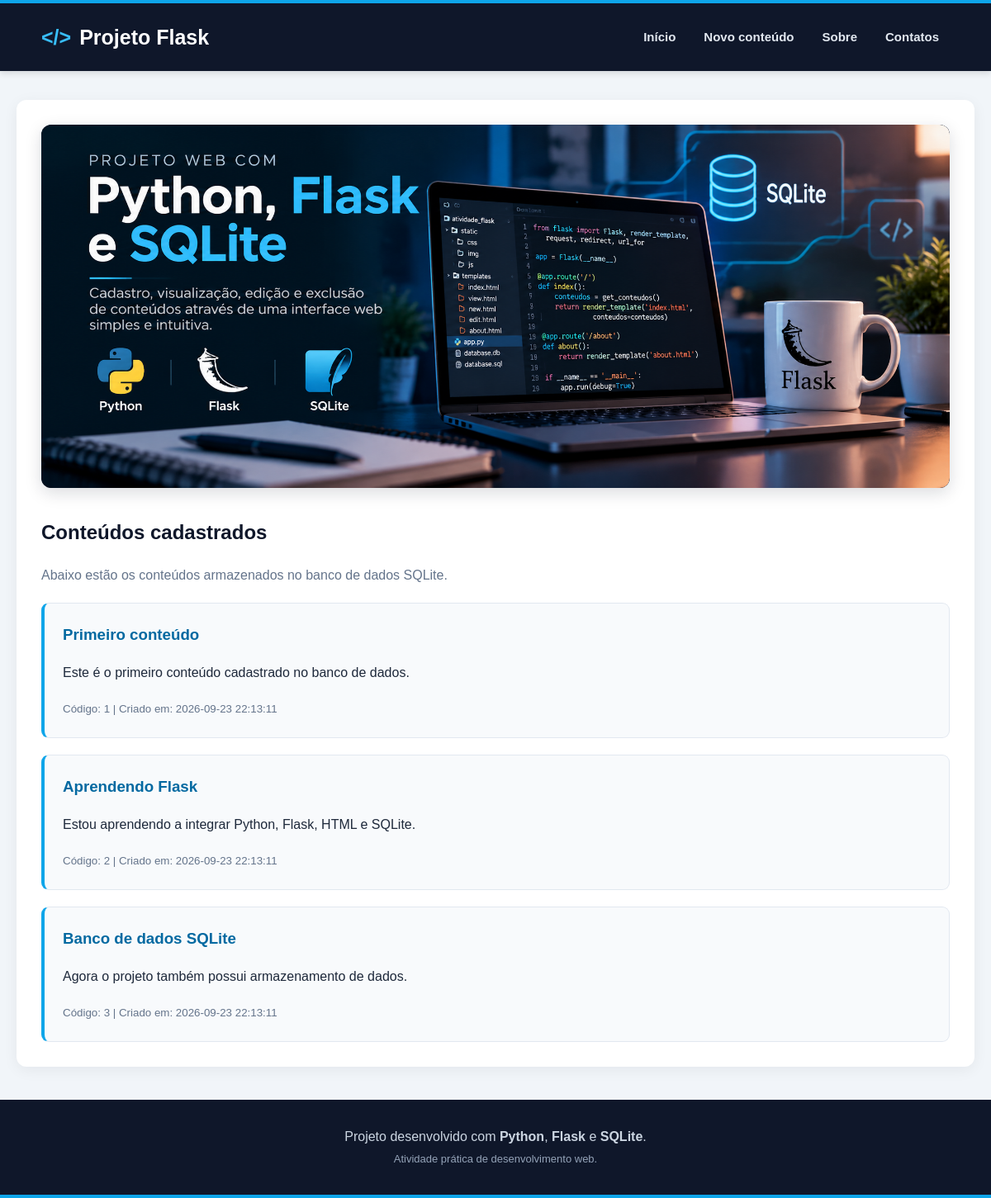
The page / on the database its author committed.
### tables this page shows
CREATE TABLE content (
    c_id INTEGER PRIMARY KEY AUTOINCREMENT,
    c_title TEXT NOT NULL,
    c_text TEXT NOT NULL,
    c_created_at TIMESTAMP DEFAULT CURRENT_TIMESTAMP,
    c_status TEXT DEFAULT 'on'
);

### app.py (the view)
@app.route("/")
def index():
    with sqlite3.connect(DATABASE) as conn:
        conn.row_factory = sqlite3.Row
        contents = conn.execute("""
            SELECT
                c_id,
                c_title,
                c_text,
                c_created_at
            FROM content
            WHERE c_status = 'on'
            ORDER BY c_created_at DESC
        """).fetchall()
    return render_template(
        "index.html",
        contents=contents
    )

### templates/index.html (shortened to what this page needs)
{% extends "_base.html" %}
{% block content %}
<section class="hero-banner">
    <img
        src="{{ url_for('static', filename='img/banner-flask.png') }}"
        alt="Projeto desenvolvido com Python, Flask e SQLite"
        class="banner-img"
    >
</section>
<section class="conteudos">
    <h2>Conteúdos cadastrados</h2>
    <p>
        Abaixo estão os conteúdos armazenados no banco de dados SQLite.
    </p>
    {% if contents %}
        {% for content in contents %}
            <article class="conteudo-card">
                <h3>
                    <a href="{{ url_for('view', c_id=content['c_id']) }}">
                        {{ content["c_title"] }}
                    </a>
                </h3>
                <p>
                    {{ content["c_text"] }}
                </p>
                <small>
                    Código: {{ content["c_id"] }}
                    |
                    Criado em: {{ content["c_created_at"] }}
                </small>
            </article>
        {% endfor %}
    {% else %}
        <p>Nenhum conteúdo encontrado.</p>
    {% endif %}
</section>
{% endblock %}

### templates/_base.html (shortened to what this page needs)
<!DOCTYPE html>
<html lang="pt-BR">
<head>
    <link
        rel="stylesheet"
        href="{{ url_for('static', filename='css/style.css') }}"
    >
</head>
<body>
    <header class="site-header">
        <div class="header-container">
            <div class="brand">
                <a href="{{ url_for('index') }}">
                    <span class="brand-icon">&lt;/&gt;</span>
                    <span class="brand-text">
                        Projeto Flask
                    </span>
                </a>
            </div>
            <nav class="menu">
                <a href="{{ url_for('index') }}">
                    Início
                </a>
                <a href="{{ url_for('new') }}">
                    Novo conteúdo
                </a>
                <a href="{{ url_for('about') }}">
                    Sobre
                </a>
                <a href="{{ url_for('contacts') }}">
                    Contatos
                </a>
            </nav>
        </div>
    </header>
    <main class="main-container">
        {% block content %}
        {% endblock %}
    </main>
    <footer class="site-footer">
        <div class="footer-container">
            <p>
                Projeto desenvolvido com
                <strong>Python</strong>,
                <strong>Flask</strong> e
                <strong>SQLite</strong>.
            </p>
            <p class="footer-small">
                Atividade prática de desenvolvimento web.
            </p>
        </div>
    </footer>
</body>
</html>

### static/css/style.css (style rules this page uses)
* { box-sizing: border-box; }
html { scroll-behavior: smooth; }
body { margin: 0; font-family: Arial, Helvetica, sans-serif; background-color: #f1f5f9; color: #1e293b; line-height: 1.6; }
.site-header { background-color: #0f172a; border-top: 4px solid #0ea5e9; box-shadow: 0 2px 8px rgba(0, 0, 0, 0.15); }
.header-container { width: calc(100% - 40px); max-width: 1200px; margin: 0 auto; padding: 20px 30px; display: flex; align-items: center; justify-content: space-between; gap: 30px; }
.brand a { display: flex; align-items: center; gap: 10px; color: white; text-decoration: none; }
.brand-icon { color: #38bdf8; font-size: 25px; font-weight: bold; }
.brand-text { color: white; font-size: 25px; font-weight: bold; }
.menu { display: flex; align-items: center; gap: 8px; }
.menu a { padding: 9px 13px; color: #e2e8f0; border-radius: 6px; text-decoration: none; font-size: 15px; font-weight: bold; transition: background-color 0.2s, color 0.2s; }
.main-container { width: calc(100% - 40px); max-width: 1200px; min-height: 600px; margin: 35px auto; padding: 30px; background-color: white; border-radius: 12px; box-shadow: 0 4px 18px rgba(15, 23, 42, 0.06); }
h1, h2, h3 { color: #0f172a; }
h2 { margin-top: 0; }
h3 { margin-bottom: 8px; }
.hero-banner { width: 100%; margin-bottom: 35px; overflow: hidden; background-color: #0f172a; border-radius: 12px; box-shadow: 0 6px 20px rgba(15, 23, 42, 0.15); }
.banner-img { display: block; width: 100%; height: auto; border-radius: 12px; }
.conteudos > p { color: #64748b; }
.conteudo-card { margin-top: 20px; padding: 22px; background-color: #f8fafc; border: 1px solid #e2e8f0; border-left: 4px solid #0ea5e9; border-radius: 9px; transition: transform 0.2s, box-shadow 0.2s, border-color 0.2s; }
.conteudo-card h3 { margin-top: 0; }
.conteudo-card h3 a { color: #0369a1; text-decoration: none; }
.conteudo-card small { color: #64748b; }
.main-container a { color: #0369a1; font-weight: 600; }
article { line-height: 1.7; }
.site-footer { margin-top: 40px; padding: 28px 20px; background-color: #0f172a; color: #cbd5e1; text-align: center; border-bottom: 4px solid #0ea5e9; }
.footer-container { max-width: 1200px; margin: 0 auto; }
.site-footer p { margin: 4px 0; }
.footer-small { color: #94a3b8; font-size: 13px; }

### rows shown on the page
content: c_title "Primeiro conteúdo", c_text "Este é o primeiro conteúdo cadastrado no banco de dados.", c_id "1", c_created_at "2026-09-23 22:13:11"
content: c_title "Aprendendo Flask", c_text "Estou aprendendo a integrar Python, Flask, HTML e SQLite.", c_id "2", c_created_at "2026-09-23 22:13:11"
content: c_title "Banco de dados SQLite", c_text "Agora o projeto também possui armazenamento de dados.", c_id "3", c_created_at "2026-09-23 22:13:11"
